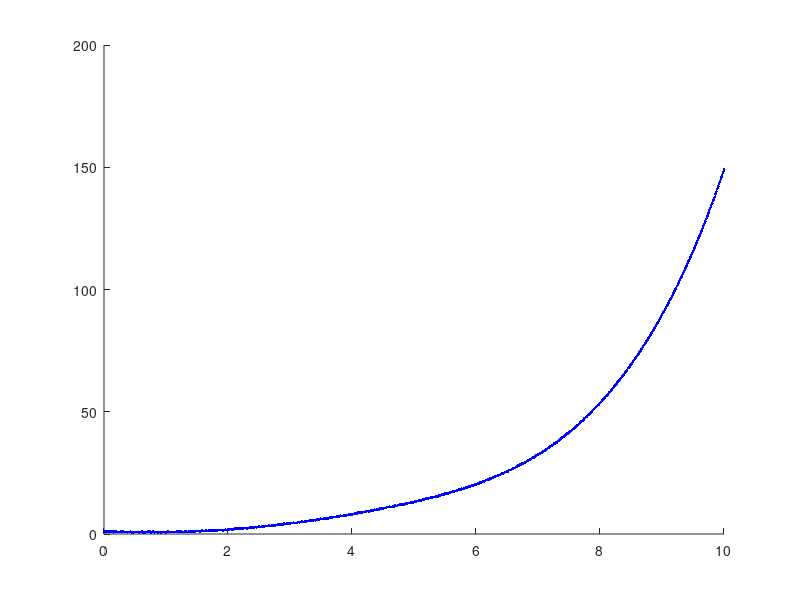

Write MATLAB code to recreate this figure. (Note: this script raises an error after producing the figure.)
% 观测数据
X = linspace(0, 10, 1000)';
Y = exp(0.5*X) - sin(X) + 0.1*randn(size(X));

% 绘制观测数据
figure;
hold on;
plot(X, Y, 'b.', 'DisplayName', 'Observations');

% 优化选项
options = optimoptions('lsqnonlin', 'Algorithm', 'trust-region-reflective');

% 设定函数
func_poly_pred = @(theta) (polyval(fliplr(theta), X));
fun_target = @(theta) Y - func_poly_pred(theta);

% 对n=3~9进行优化
degrees = 3:9;
for i = 1:length(degrees)
    degree = degrees(i);
    theta0 = ones(1, degree + 1); % 初始参数估计
    % 使用 lsqnonlin 求解非线性最小二乘问题
    [theta_opt, resnorm, ~, ~, ~] = lsqnonlin(fun_target, theta0, [], [], options);
    
    % 显示优化结果
    fprintf('Degree %d - Optimized parameters: ', degree);
    disp(theta_opt);
    fprintf('Residual norm: %f\n', resnorm);
    
    % 绘制预测结果
    Y_predicted = func_poly_pred(theta_opt);
    plot(X, Y_predicted, 'LineWidth', 2, 'DisplayName', ['Degree ' num2str(degree)]);
end
hold off;
legend('Location', 'best');
xlabel('X');
ylabel('Y');
title('Observed Data and Predicted Functions');
